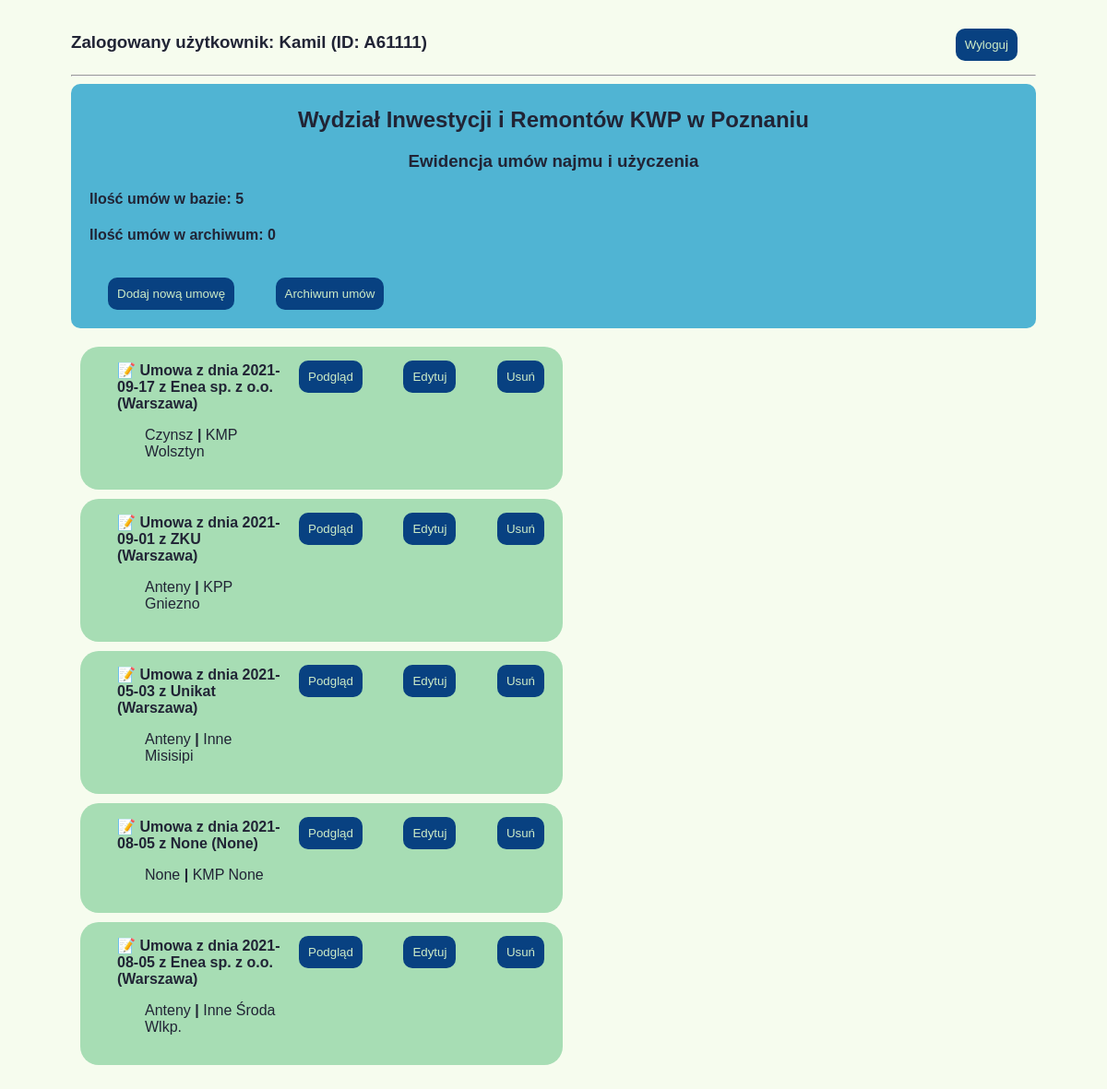
Page /umowy/ewidencja/ (signed in) on the earlier database version.
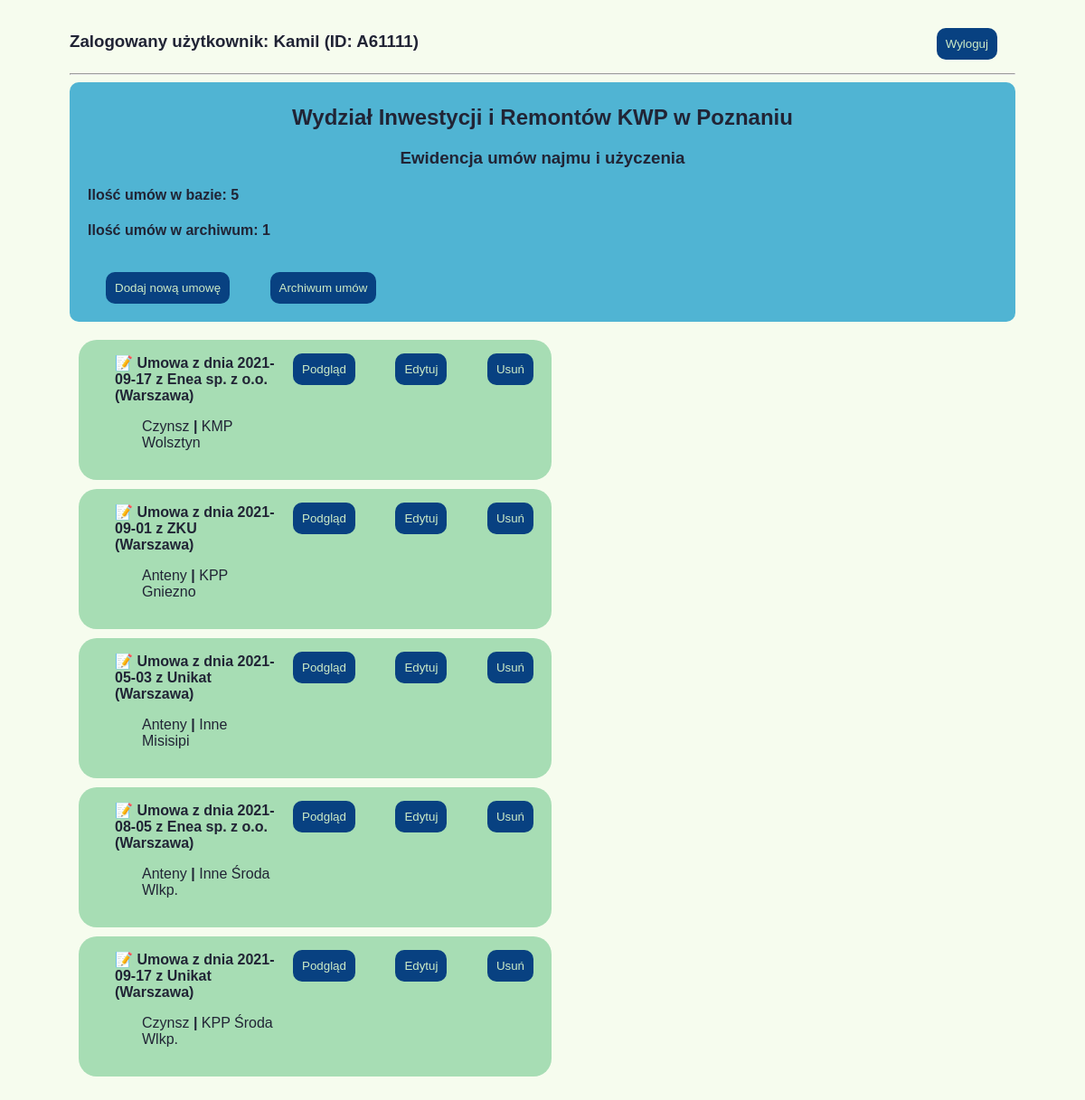
Same page on the later database version.
### umowyapp/models.py (models this page shows)
class Umowy(models.Model):
    data_umowy = models.DateField(null=False)
    nr_umowy = models.CharField(max_length=15, null=True, default="BRAK")
    nazwa_uzyczajacego = models.CharField(max_length=30, null=True)
    adres_uzyczajacego = models.CharField(max_length=30, null=True)
    kod_pocztowy_uzyczajacego = models.CharField(max_length=6, null=True)
    miasto_uzyczajacego = models.CharField(max_length=20, null=True)
    okres_obowiazywania = models.DateField(blank=True, default="")
    typ_umowy = models.ForeignKey(Rodzaj_umowy, on_delete=models.CASCADE, null=True)
    pow_uzyczona = models.FloatField(max_length=4, null=True, blank=True)
    rodzaj_kosztow_prad = models.BooleanField()
    informacje = models.TextField(default="---Niezbędne informacje---")
    powiaty_jedn = models.ForeignKey(Powiaty_Wlkp, on_delete=models.CASCADE)
    rodzaj_jedn = models.ForeignKey(Rodzaje_jednostek, on_delete=models.CASCADE, null=True)
    adres_jedn = models.CharField(max_length=30, null=True)
    miasto_jedn = models.CharField(max_length=20, null=True)
    kod_pocztowy_jedn = models.CharField(max_length=6, null=True)
    skan_umowy = models.FileField(upload_to='umowy_pdf', null=True, blank=True)
    stan_umowy = models.ForeignKey(Stan_umow, on_delete=models.CASCADE, null=True)
    deleted = models.BooleanField(null=False, default=0)
    def __str__(self):
        return self.umowa_z_data()
    def umowa_z_data(self):
        return "Umowa z dnia {} z {} ({})".format(self.data_umowy, self.nazwa_uzyczajacego, self.miasto_uzyczajacego)

class Rodzaj_umowy(models.Model):
    rodz_um = models.CharField(max_length=6, null=True)
    def __str__(self):
        return self.rodzaj_um()
    def rodzaj_um(self):
        return "{}".format(self.rodz_um)

class Rodzaje_jednostek(models.Model):
    rodzaj = models.CharField(max_length=4)
    def __str__(self):
        return self.rodzaj_jedn()
    def rodzaj_jedn(self):
        return "{}".format(self.rodzaj)

### umowyapp/views.py (the view)
# urls.py: path('ewidencja/', wszystkie_umowy, name="wszystkie_umowy"),
@login_required
def wszystkie_umowy(request):
    wszystkie = Umowy.objects.filter(deleted=0)
    archiwalne = Umowy.objects.filter(deleted=1)
    return render(request, 'ewidencja.html', {'wszystkie': wszystkie, 'archiwalne': archiwalne})

### templates/ewidencja.html (shortened to what this page needs)
{%extends 'start.html'%}
{%block strona%}
{% if user.is_authenticated%}
<div  class="element_login">
    <div class="user_name">
        <h3>Zalogowany użytkownik: {{user.first_name}} (ID: {{ user.username}})</h3>
    </div>
    <div class="button-logout">
        <a href="{%url 'logout'%}"><button class="button-umowy">Wyloguj</button></a>
    </div>
</div>
    {%else%}
        <a href="{%url 'login'%}">Login</a>
    {%endif%}
<hr>
<div class="ewidencja-title">
    <h2 class="title">Wydział Inwestycji i Remontów KWP w Poznaniu</h2>
    <h3 class="title">Ewidencja umów najmu i użyczenia</h3>
    <h4>Ilość umów w bazie: {{wszystkie|length}}</h4>
    <h4>Ilość umów w archiwum: {{archiwalne|length}}</h4>
    <nav>
        <a href="{% url 'nowe_umowy'%}"><button class="button-umowy">Dodaj nową umowę</button></a>
        <a href="#"><button class="button-umowy">Archiwum umów</button></a>
    </nav>
</div>
{%for umowa in wszystkie%}
<main class="lista">
    <ul class="lista_umow">
        <li class="znacznik">
            <b>{{umowa}}</b><br>
            <p class="info">{{umowa.typ_umowy}} <b>|</b> {{umowa.rodzaj_jedn}} {{umowa.miasto_jedn}}</p>
        </li>
    </ul>
    <div>
        <a href="{% url 'podglad_umowy' umowa.id %}"><button class="button-umowy">Podgląd</button></a>
        <a href="{% url 'edytuj_umowe' umowa.id %}"><button class="button-umowy">Edytuj</button></a>
        <a href="{% url 'usun_umowe' umowa.id %}"><button class="button-umowy">Usuń</button></a>
    </div>
</main>
{%endfor%}
{%endblock%}

Differences in the rows shown:
no longer on this page (row edited): Umowy: data_umowy+nazwa_uzyczajacego+miasto_uzyczajacego "Umowa z dnia 2021-08-05 z None (None)", typ_umowy "None", rodzaj_jedn "KMP", miasto_jedn "None"
added Umowy: data_umowy+nazwa_uzyczajacego+miasto_uzyczajacego "Umowa z dnia 2021-09-17 z Unikat (Warszawa)", typ_umowy "Czynsz", rodzaj_jedn "KPP", miasto_jedn "Środa Wlkp."
Other differences:
{{ archiwalne|length }}: "0" → "1"
